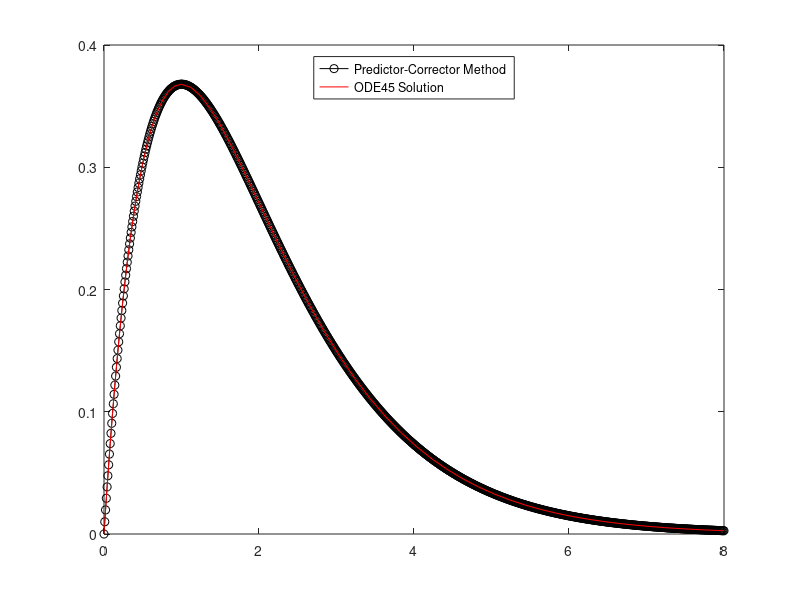

MATLAB code to generate this figure:
% Define the function f(x, y) representing the differential equation
f = @(x, y) 1/exp(x) - y;

% Initial conditions
x(1) = 0;
y(1) = 0;

% Step size
h = 0.01;

% Number of iterations
n = 8 / h;

% Perform the first iteration using forward Euler method
y(2) = y(1) + h * f(x(1), y(1));
x(2) = x(1) + h;

% Perform the remaining iterations using the predictor-corrector method
for i = 2:n
    x(i + 1) = x(i) + h;
    y0 = y(i) + 0.5 * h * (f(x(i), y(i)) + f(x(i) + h, y(i) + h * f(x(i), y(i))));
    f_y0 = f(x(i + 1), y0);
    error = 1;
    while error > 10^(-4)
        y1 = y(i) + (h / 12) * (5 * f(x(i + 1), y0) + 8 * f(x(i), y(i)) - f(x(i - 1), ...
            y(i - 1)));
        f_y1 = f(x(i + 1), y1);
        error = abs(f_y1 - f_y0);
        f_y0 = f_y1;
        y0 = y1;
    end
    y(i + 1) = y1;
end

% Print the final solution
fprintf("y(%f) = %f \n", x(end), y(end))

% Plot the results of the predictor-corrector method
plot(x, y, '-ok')
hold on;

% Solve the same differential equation using ODE45 for comparison
xspan = [0 8];
y0 = 0;
[x, y] = ode45(@(x, y) 1/exp(x) - y, xspan, y0);

% Plot the results of ODE45
plot(x, y, 'r')

% Add legend to the plot
legend({'Predictor-Corrector Method', 'ODE45 Solution'}, 'Location', 'north')
